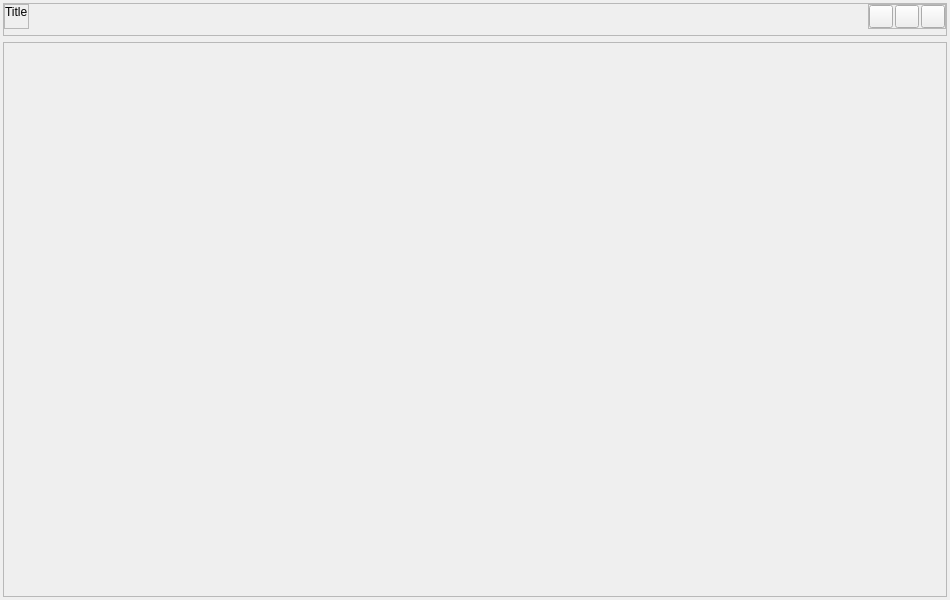
<?xml version="1.0" encoding="UTF-8"?>
<ui version="4.0">
 <class>CustomFrame</class>
 <widget class="CustomStyleableWidget" name="CustomFrame">
  <property name="geometry">
   <rect>
    <x>0</x>
    <y>0</y>
    <width>950</width>
    <height>600</height>
   </rect>
  </property>
  <property name="minimumSize">
   <size>
    <width>0</width>
    <height>500</height>
   </size>
  </property>
  <property name="windowTitle">
   <string/>
  </property>
  <layout class="QVBoxLayout" name="verticalLayout">
   <property name="spacing">
    <number>0</number>
   </property>
   <property name="sizeConstraint">
    <enum>QLayout::SetDefaultConstraint</enum>
   </property>
   <property name="leftMargin">
    <number>0</number>
   </property>
   <property name="topMargin">
    <number>0</number>
   </property>
   <property name="rightMargin">
    <number>0</number>
   </property>
   <property name="bottomMargin">
    <number>0</number>
   </property>
   <item>
    <widget class="QFrame" name="mainFrame">
     <property name="frameShape">
      <enum>QFrame::NoFrame</enum>
     </property>
     <property name="frameShadow">
      <enum>QFrame::Plain</enum>
     </property>
     <layout class="QVBoxLayout" name="verticalLayout_2">
      <property name="spacing">
       <number>0</number>
      </property>
      <property name="leftMargin">
       <number>0</number>
      </property>
      <property name="topMargin">
       <number>0</number>
      </property>
      <property name="rightMargin">
       <number>0</number>
      </property>
      <property name="bottomMargin">
       <number>0</number>
      </property>
      <item>
       <layout class="QGridLayout" name="gridLayout">
        <property name="spacing">
         <number>0</number>
        </property>
        <item row="2" column="0">
         <widget class="QFrame" name="bottomLeftFrame">
          <property name="sizePolicy">
           <sizepolicy hsizetype="Minimum" vsizetype="Minimum">
            <horstretch>0</horstretch>
            <verstretch>0</verstretch>
           </sizepolicy>
          </property>
          <property name="minimumSize">
           <size>
            <width>3</width>
            <height>3</height>
           </size>
          </property>
          <property name="maximumSize">
           <size>
            <width>3</width>
            <height>3</height>
           </size>
          </property>
          <property name="frameShape">
           <enum>QFrame::NoFrame</enum>
          </property>
          <property name="frameShadow">
           <enum>QFrame::Plain</enum>
          </property>
         </widget>
        </item>
        <item row="0" column="0">
         <widget class="QFrame" name="topLeftFrame">
          <property name="sizePolicy">
           <sizepolicy hsizetype="Minimum" vsizetype="Minimum">
            <horstretch>0</horstretch>
            <verstretch>0</verstretch>
           </sizepolicy>
          </property>
          <property name="minimumSize">
           <size>
            <width>3</width>
            <height>3</height>
           </size>
          </property>
          <property name="maximumSize">
           <size>
            <width>3</width>
            <height>3</height>
           </size>
          </property>
          <property name="frameShape">
           <enum>QFrame::NoFrame</enum>
          </property>
          <property name="frameShadow">
           <enum>QFrame::Plain</enum>
          </property>
          <property name="lineWidth">
           <number>1</number>
          </property>
         </widget>
        </item>
        <item row="0" column="2">
         <widget class="QFrame" name="topRightFrame">
          <property name="sizePolicy">
           <sizepolicy hsizetype="Minimum" vsizetype="Minimum">
            <horstretch>0</horstretch>
            <verstretch>0</verstretch>
           </sizepolicy>
          </property>
          <property name="minimumSize">
           <size>
            <width>3</width>
            <height>3</height>
           </size>
          </property>
          <property name="maximumSize">
           <size>
            <width>3</width>
            <height>3</height>
           </size>
          </property>
          <property name="frameShape">
           <enum>QFrame::NoFrame</enum>
          </property>
          <property name="frameShadow">
           <enum>QFrame::Plain</enum>
          </property>
         </widget>
        </item>
        <item row="2" column="1">
         <widget class="QFrame" name="bottomFrame">
          <property name="enabled">
           <bool>true</bool>
          </property>
          <property name="sizePolicy">
           <sizepolicy hsizetype="Preferred" vsizetype="Minimum">
            <horstretch>0</horstretch>
            <verstretch>0</verstretch>
           </sizepolicy>
          </property>
          <property name="minimumSize">
           <size>
            <width>0</width>
            <height>3</height>
           </size>
          </property>
          <property name="maximumSize">
           <size>
            <width>16777215</width>
            <height>3</height>
           </size>
          </property>
          <property name="frameShape">
           <enum>QFrame::NoFrame</enum>
          </property>
          <property name="frameShadow">
           <enum>QFrame::Plain</enum>
          </property>
         </widget>
        </item>
        <item row="2" column="2">
         <widget class="QFrame" name="bottomRightFrame">
          <property name="sizePolicy">
           <sizepolicy hsizetype="Minimum" vsizetype="Minimum">
            <horstretch>0</horstretch>
            <verstretch>0</verstretch>
           </sizepolicy>
          </property>
          <property name="minimumSize">
           <size>
            <width>3</width>
            <height>3</height>
           </size>
          </property>
          <property name="maximumSize">
           <size>
            <width>3</width>
            <height>3</height>
           </size>
          </property>
          <property name="frameShape">
           <enum>QFrame::NoFrame</enum>
          </property>
          <property name="frameShadow">
           <enum>QFrame::Plain</enum>
          </property>
         </widget>
        </item>
        <item row="1" column="1">
         <widget class="QFrame" name="containerFrame">
          <property name="frameShape">
           <enum>QFrame::NoFrame</enum>
          </property>
          <property name="frameShadow">
           <enum>QFrame::Raised</enum>
          </property>
          <layout class="QVBoxLayout" name="verticalLayout_3">
           <property name="leftMargin">
            <number>0</number>
           </property>
           <property name="topMargin">
            <number>0</number>
           </property>
           <property name="rightMargin">
            <number>0</number>
           </property>
           <property name="bottomMargin">
            <number>0</number>
           </property>
           <item>
            <widget class="QFrame" name="titleBarFrame">
             <property name="sizePolicy">
              <sizepolicy hsizetype="Preferred" vsizetype="Fixed">
               <horstretch>0</horstretch>
               <verstretch>0</verstretch>
              </sizepolicy>
             </property>
             <property name="frameShape">
              <enum>QFrame::StyledPanel</enum>
             </property>
             <property name="frameShadow">
              <enum>QFrame::Raised</enum>
             </property>
             <layout class="QHBoxLayout" name="horizontalLayout">
              <property name="leftMargin">
               <number>0</number>
              </property>
              <property name="topMargin">
               <number>0</number>
              </property>
              <property name="rightMargin">
               <number>0</number>
              </property>
              <property name="bottomMargin">
               <number>6</number>
              </property>
              <item>
               <widget class="QFrame" name="titleBarContentFrame">
                <property name="frameShape">
                 <enum>QFrame::StyledPanel</enum>
                </property>
                <property name="frameShadow">
                 <enum>QFrame::Raised</enum>
                </property>
                <layout class="QHBoxLayout" name="horizontalLayout_3">
                 <property name="leftMargin">
                  <number>0</number>
                 </property>
                 <property name="topMargin">
                  <number>0</number>
                 </property>
                 <property name="rightMargin">
                  <number>0</number>
                 </property>
                 <property name="bottomMargin">
                  <number>0</number>
                 </property>
                 <item>
                  <widget class="QLabel" name="label">
                   <property name="text">
                    <string>Title</string>
                   </property>
                   <property name="alignment">
                    <set>Qt::AlignLeading|Qt::AlignLeft|Qt::AlignTop</set>
                   </property>
                  </widget>
                 </item>
                </layout>
               </widget>
              </item>
              <item>
               <spacer name="horizontalSpacer">
                <property name="orientation">
                 <enum>Qt::Horizontal</enum>
                </property>
                <property name="sizeHint" stdset="0">
                 <size>
                  <width>40</width>
                  <height>20</height>
                 </size>
                </property>
               </spacer>
              </item>
              <item>
               <widget class="QFrame" name="windowButtonsFrame">
                <property name="frameShape">
                 <enum>QFrame::StyledPanel</enum>
                </property>
                <property name="frameShadow">
                 <enum>QFrame::Raised</enum>
                </property>
                <layout class="QHBoxLayout" name="horizontalLayout_2">
                 <property name="spacing">
                  <number>2</number>
                 </property>
                 <property name="leftMargin">
                  <number>0</number>
                 </property>
                 <property name="topMargin">
                  <number>0</number>
                 </property>
                 <property name="rightMargin">
                  <number>0</number>
                 </property>
                 <property name="bottomMargin">
                  <number>0</number>
                 </property>
                 <item>
                  <widget class="QToolButton" name="minimizeButton">
                   <property name="sizePolicy">
                    <sizepolicy hsizetype="Fixed" vsizetype="Fixed">
                     <horstretch>0</horstretch>
                     <verstretch>0</verstretch>
                    </sizepolicy>
                   </property>
                   <property name="focusPolicy">
                    <enum>Qt::TabFocus</enum>
                   </property>
                   <property name="text">
                    <string/>
                   </property>
                  </widget>
                 </item>
                 <item>
                  <widget class="QToolButton" name="maximizeButton">
                   <property name="sizePolicy">
                    <sizepolicy hsizetype="Fixed" vsizetype="Fixed">
                     <horstretch>0</horstretch>
                     <verstretch>0</verstretch>
                    </sizepolicy>
                   </property>
                   <property name="focusPolicy">
                    <enum>Qt::TabFocus</enum>
                   </property>
                   <property name="text">
                    <string/>
                   </property>
                   <property name="checkable">
                    <bool>true</bool>
                   </property>
                  </widget>
                 </item>
                 <item>
                  <widget class="QToolButton" name="closeButton">
                   <property name="sizePolicy">
                    <sizepolicy hsizetype="Fixed" vsizetype="Fixed">
                     <horstretch>0</horstretch>
                     <verstretch>0</verstretch>
                    </sizepolicy>
                   </property>
                   <property name="focusPolicy">
                    <enum>Qt::TabFocus</enum>
                   </property>
                   <property name="text">
                    <string/>
                   </property>
                  </widget>
                 </item>
                </layout>
               </widget>
              </item>
             </layout>
            </widget>
           </item>
           <item>
            <widget class="QFrame" name="contentFrame">
             <property name="frameShape">
              <enum>QFrame::StyledPanel</enum>
             </property>
             <property name="frameShadow">
              <enum>QFrame::Raised</enum>
             </property>
             <layout class="QVBoxLayout" name="verticalLayout_4">
              <property name="leftMargin">
               <number>0</number>
              </property>
              <property name="topMargin">
               <number>0</number>
              </property>
              <property name="rightMargin">
               <number>0</number>
              </property>
              <property name="bottomMargin">
               <number>0</number>
              </property>
             </layout>
            </widget>
           </item>
          </layout>
         </widget>
        </item>
        <item row="0" column="1">
         <widget class="QFrame" name="topFrame">
          <property name="sizePolicy">
           <sizepolicy hsizetype="Preferred" vsizetype="Minimum">
            <horstretch>0</horstretch>
            <verstretch>0</verstretch>
           </sizepolicy>
          </property>
          <property name="minimumSize">
           <size>
            <width>0</width>
            <height>3</height>
           </size>
          </property>
          <property name="maximumSize">
           <size>
            <width>16777215</width>
            <height>3</height>
           </size>
          </property>
          <property name="frameShape">
           <enum>QFrame::NoFrame</enum>
          </property>
          <property name="frameShadow">
           <enum>QFrame::Plain</enum>
          </property>
         </widget>
        </item>
        <item row="1" column="2">
         <widget class="QFrame" name="rightFrame">
          <property name="sizePolicy">
           <sizepolicy hsizetype="Minimum" vsizetype="Preferred">
            <horstretch>0</horstretch>
            <verstretch>0</verstretch>
           </sizepolicy>
          </property>
          <property name="minimumSize">
           <size>
            <width>3</width>
            <height>0</height>
           </size>
          </property>
          <property name="maximumSize">
           <size>
            <width>3</width>
            <height>16777215</height>
           </size>
          </property>
          <property name="frameShape">
           <enum>QFrame::NoFrame</enum>
          </property>
          <property name="frameShadow">
           <enum>QFrame::Plain</enum>
          </property>
         </widget>
        </item>
        <item row="1" column="0">
         <widget class="QFrame" name="leftFrame">
          <property name="sizePolicy">
           <sizepolicy hsizetype="Minimum" vsizetype="Preferred">
            <horstretch>0</horstretch>
            <verstretch>0</verstretch>
           </sizepolicy>
          </property>
          <property name="minimumSize">
           <size>
            <width>3</width>
            <height>0</height>
           </size>
          </property>
          <property name="maximumSize">
           <size>
            <width>3</width>
            <height>16777215</height>
           </size>
          </property>
          <property name="frameShape">
           <enum>QFrame::NoFrame</enum>
          </property>
          <property name="frameShadow">
           <enum>QFrame::Plain</enum>
          </property>
         </widget>
        </item>
       </layout>
      </item>
     </layout>
    </widget>
   </item>
  </layout>
 </widget>
 <layoutdefault spacing="6" margin="11"/>
 <customwidgets>
  <customwidget>
   <class>CustomStyleableWidget</class>
   <extends>QWidget</extends>
   <header>customstyleablewidget.h</header>
   <container>1</container>
  </customwidget>
 </customwidgets>
 <resources/>
 <connections/>
</ui>
